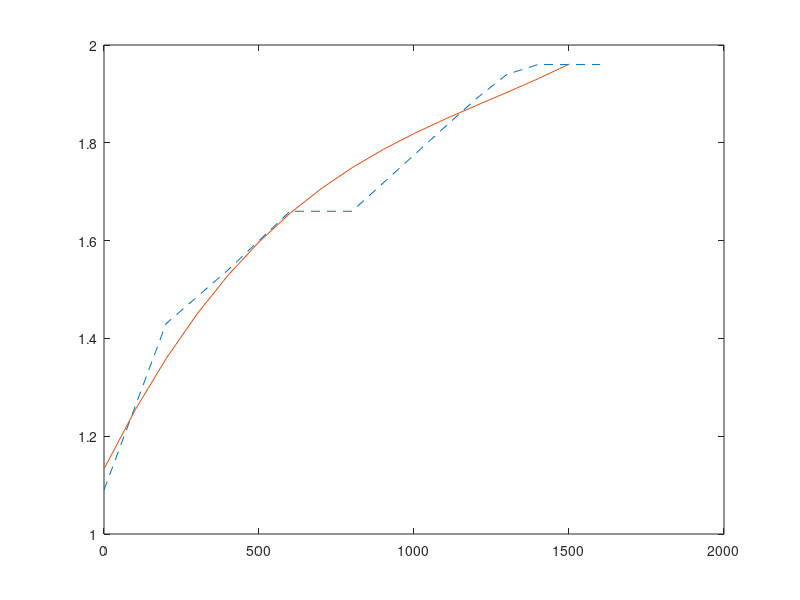

Source code (MATLAB): (Note: this script raises an error after producing the figure.)
%polynomials fit
%Pmm = to be specified

%set of data points from OCa cells
X=[0,200,400,600,800,1200,1300,1400,1500,1600]
Y=[1.09,1.43,1.54,1.66,1.66,1.89,1.94,1.96,1.96,1.96]


%creation of the polynomial for Oca cells
p = polyfit(X,Y,3);
xp = 1:100:1600;
yp = polyval(p,xp);
plot(X,Y,'--',xp,yp);
plot(x,y2)
title('Oca cells');

%afterwards we can extract the equation from the graph